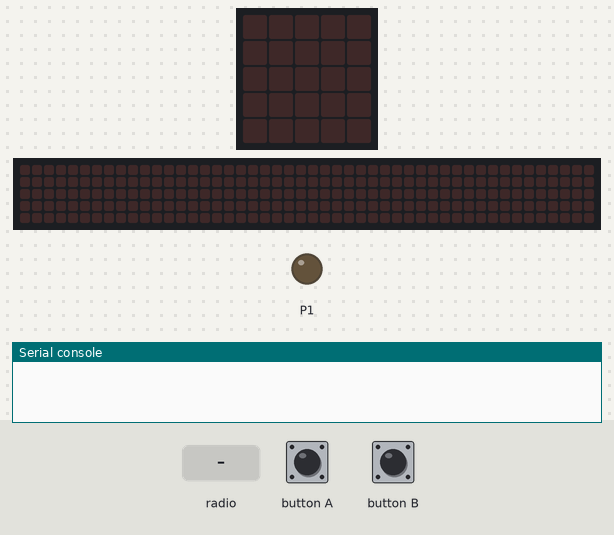
This program was run on a simulated BBC micro:bit running MicroPython. On the bench: the board's 5×5 LED display, a strip that is not on the board, showing the scrolling text unrolled, output pins drawn as LEDs (lit = HIGH), the last lines printed to the serial console. Inputs (shaded band) come from the test bench. No radio messages arrive unless stated (any console line starting 'radio sent:' is added by the test bench); the 48×5 strip is a reading aid, not a part: it shows the text the display is scrolling, unrolled, one strip-width of it at a time.

Above: at 1.2 s.
1.3 s: button A pressed for 0.15 s
At 2.4 s:
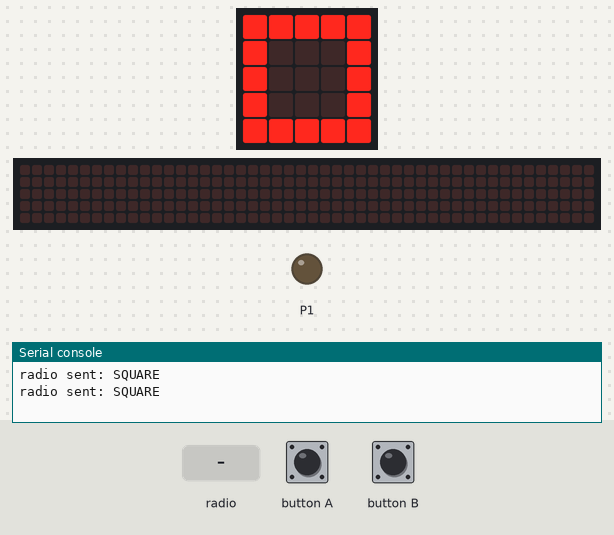
3.0 s: button B pressed for 0.15 s
At 3.8 s:
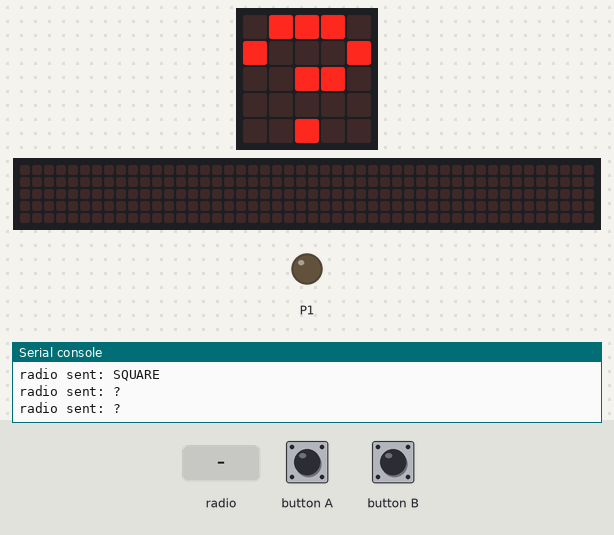
4.6 s: button A pressed for 1 s
At 5.1 s:
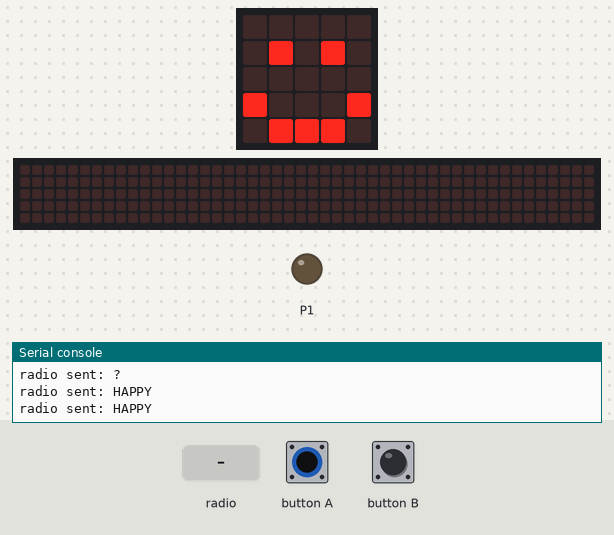
7.1 s: radio message "?" arrives
At 8.2 s:
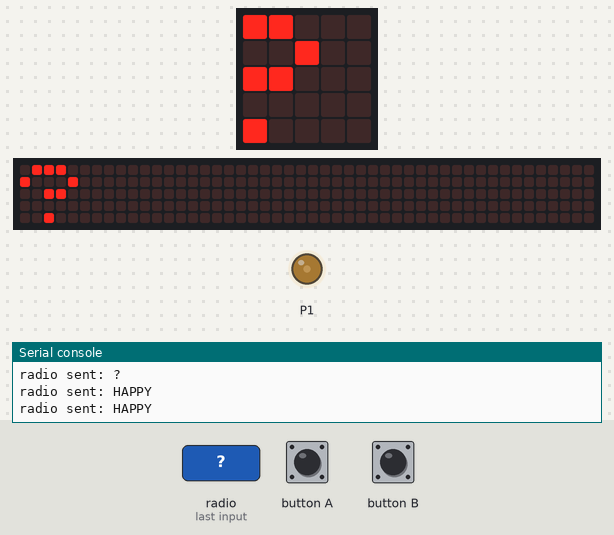
10.1 s: button A pressed for 0.15 s
At 10.8 s:
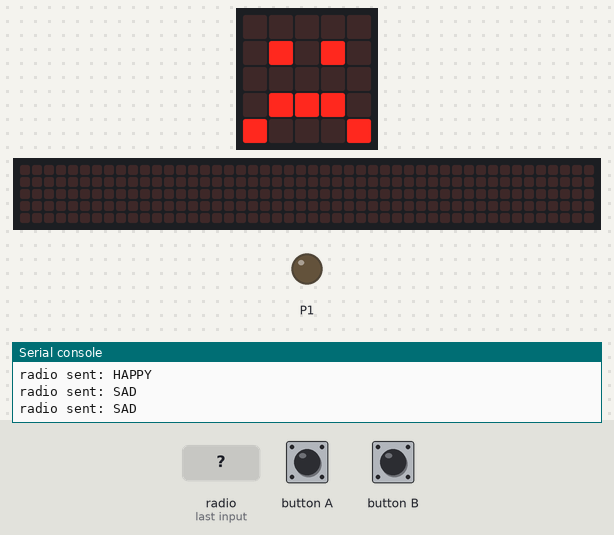
11.7 s: button A pressed for 3.2 s
At 12.2 s:
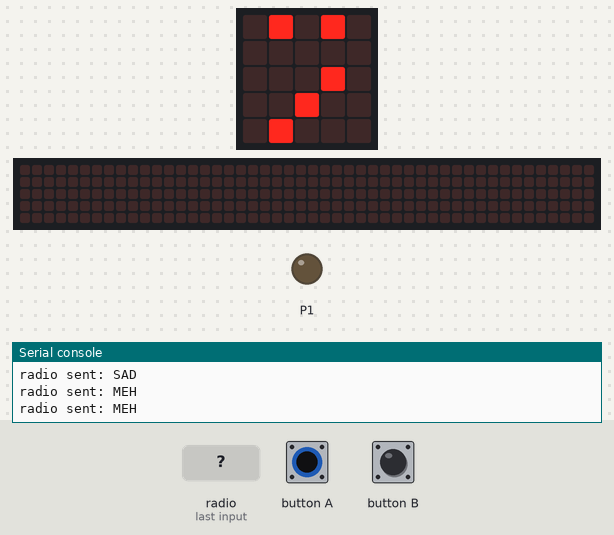
Timing chart, 0 to 14.7 s (numbered marks = the images above; inputs shaded):
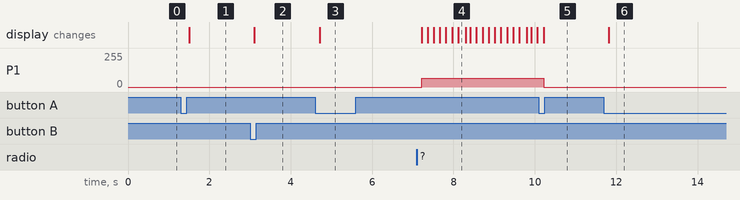

Measured:
- after the input at 1.3 s, the display: changes after 0.20 s (image 1)
- after the input at 3.0 s, the display: changes after 0.11 s (image 2)
- after the input at 4.6 s, the display: changes after 0.11 s (image 3)
- after the input at 7.1 s, P1: 0/255 → 64/255 after 0.12 s; the display: first changes after 0.12 s (image 4 shows a later state)
- after the input at 10.1 s, P1: 64/255 → 0/255 after 0.12 s; the display: changes after 0.12 s (image 5)
- after the input at 11.7 s, the display: changes after 0.12 s (image 6)

The program:

door_sign.py
```python
from microbit import *
import radio

radio.on()
radio.config(channel=33)
radio.config(power=7)

images = ['YES', 'SQUARE', 'HAPPY', 'SAD', 'MEH', 'HEART', 'ANGRY','MUSIC_QUAVERS']
index = 0

while True:
    incoming = radio.receive()
    if incoming is not None:
        if(hasattr(Image, incoming)):
            display.show(getattr(Image, incoming))
            pin1.write_analog(0)
        else:
            display.scroll(incoming, loop=True, wait=False)
            pin1.write_analog(255)

    sleep(300)

    if(button_b.was_pressed()):
        display.show(getattr(Image, images[index]))
        display.show('?')
        radio.send('?')
        sleep(100)
        radio.send('?')


    if(button_a.was_pressed()):
        pin1.write_analog(0)
        index += 1
        index = index % len(images)
        display.show(getattr(Image, images[index]))
        radio.send(images[index])
        sleep(100)
        radio.send(images[index])
```
